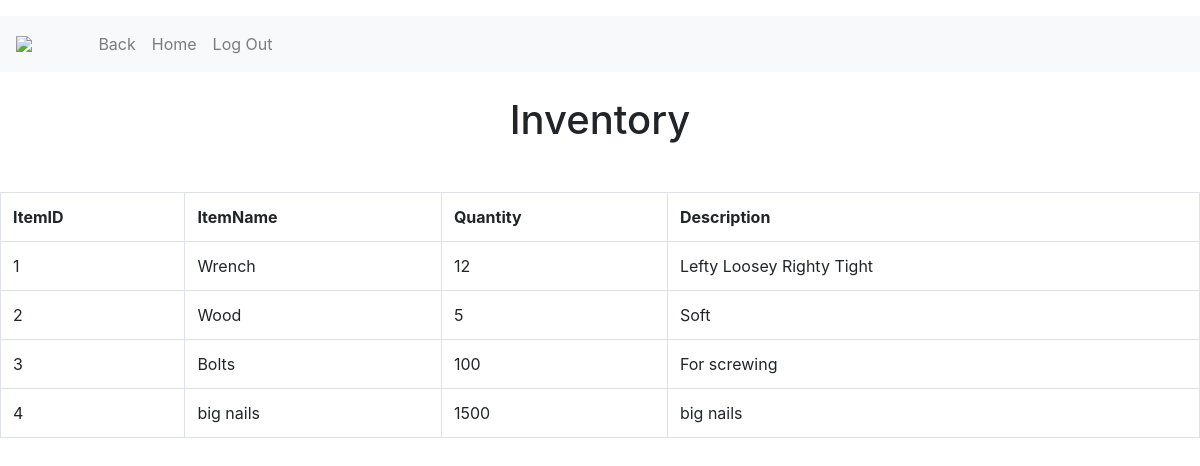
Page /Employee/inventory.php (signed in) on the committed database.
### tables this page shows
CREATE TABLE `Inventory` (
  `ItemID` int(5) NOT NULL,
  `ItemName` varchar(25) NOT NULL,
  `Quantity` int(5) NOT NULL,
  `Description` varchar(25) NOT NULL
);

### Code/dbhelper.php (called while the page is built, shortened)
<?php
function makeTheConnection() {
	$db = "bmgt407_2022s_05_db";
	$user = "bmgt407_2022s_05";
	$pwd = "bmgt407_2022s_05";
	$connection = "mysql:host=bmgt407.rhsmith.umd.edu;dbname=".$db;
	try {
		return $GLOBALS['conn'];
	}
	catch(Exception $e){
		die(var_dump($e));
	}
}
function getRows($query) {
	$stmt = $GLOBALS['conn']->query($query);
	$rows = $stmt->fetchAll(PDO::FETCH_ASSOC);
	return $rows;
}
?>

### Employee/inventory.php (the view, shortened to what this page needs)
<?php require_once('dbhelper.php');
    $query = "SELECT * FROM Inventory;";
$records = getRows ($query);
?>
<!doctype html>
<html lang="en">
<head>
  <link rel="stylesheet" href="https://cdn.jsdelivr.net/npm/bootstrap@4.5.3/dist/css/bootstrap.min.css">
</head>
<body>
<table class="table">
<table class="table">
  <?php require_once('navbaremployee.php'); ?>
  <br>
  <center> <h1> Inventory </h1> </center>
  <br>
  <table class="table table-bordered">
       <?php
    if ($records) {
      echo "<th>ItemID</th><th>ItemName</th><th>Quantity</th><th>Description</th>";
     foreach ($records as $record) {
        echo "<tr>";
        echo "<td>{$record['ItemID']}</td>";
        echo "<td>{$record['ItemName']}</td>";
        echo "<td>{$record['Quantity']}</td>";
        echo "<td>{$record['Description']}</td>";
        echo "</tr>";
      }
    } else {
      echo "<p>No Record found in table.</p>";
    }
?>
</table>
  <br>
    </body>
    </html>

### rows in the picture
inventory: ItemID "1", ItemName "Wrench", Quantity "12", Description "Lefty Loosey Righty Tight"
inventory: ItemID "2", ItemName "Wood", Quantity "5", Description "Soft"
inventory: ItemID "3", ItemName "Bolts", Quantity "100", Description "For screwing"
inventory: ItemID "4", ItemName "big nails", Quantity "1500", Description "big nails"
